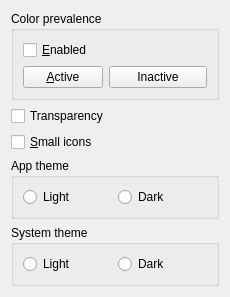
<?xml version="1.0" encoding="UTF-8"?>
<ui version="4.0">
 <class>MainWidget</class>
 <widget class="QWidget" name="MainWidget">
  <property name="geometry">
   <rect>
    <x>0</x>
    <y>0</y>
    <width>230</width>
    <height>280</height>
   </rect>
  </property>
  <property name="windowTitle">
   <string>Twikr</string>
  </property>
  <layout class="QVBoxLayout" name="verticalLayout">
   <item>
    <widget class="QGroupBox" name="grpColor">
     <property name="title">
      <string>Color prevalence</string>
     </property>
     <layout class="QGridLayout" name="gridLayout">
      <item row="0" column="0">
       <widget class="QCheckBox" name="chkEnabled">
        <property name="text">
         <string>&amp;Enabled</string>
        </property>
       </widget>
      </item>
      <item row="0" column="1">
       <spacer name="horizontalSpacer">
        <property name="orientation">
         <enum>Qt::Horizontal</enum>
        </property>
        <property name="sizeHint" stdset="0">
         <size>
          <width>108</width>
          <height>20</height>
         </size>
        </property>
       </spacer>
      </item>
      <item row="1" column="0">
       <widget class="QPushButton" name="btnActive">
        <property name="text">
         <string>&amp;Active</string>
        </property>
       </widget>
      </item>
      <item row="1" column="1">
       <widget class="QPushButton" name="btnInactive">
        <property name="text">
         <string>Inactive</string>
        </property>
       </widget>
      </item>
     </layout>
    </widget>
   </item>
   <item>
    <widget class="QCheckBox" name="chkTransparency">
     <property name="text">
      <string>Transparency</string>
     </property>
    </widget>
   </item>
   <item>
    <widget class="QCheckBox" name="chkSmallIcons">
     <property name="text">
      <string>&amp;Small icons</string>
     </property>
    </widget>
   </item>
   <item>
    <widget class="QGroupBox" name="groupBox">
     <property name="title">
      <string>App theme</string>
     </property>
     <layout class="QHBoxLayout" name="horizontalLayout">
      <item>
       <widget class="QRadioButton" name="rbAppLight">
        <property name="text">
         <string>Light</string>
        </property>
       </widget>
      </item>
      <item>
       <widget class="QRadioButton" name="rbAppDark">
        <property name="text">
         <string>Dark</string>
        </property>
       </widget>
      </item>
     </layout>
    </widget>
   </item>
   <item>
    <widget class="QGroupBox" name="groupBox_2">
     <property name="title">
      <string>System theme</string>
     </property>
     <layout class="QHBoxLayout" name="horizontalLayout_2">
      <item>
       <widget class="QRadioButton" name="rbSysLight">
        <property name="text">
         <string>Light</string>
        </property>
       </widget>
      </item>
      <item>
       <widget class="QRadioButton" name="rbSysDark">
        <property name="text">
         <string>Dark</string>
        </property>
       </widget>
      </item>
     </layout>
    </widget>
   </item>
  </layout>
 </widget>
 <resources/>
 <connections/>
</ui>
